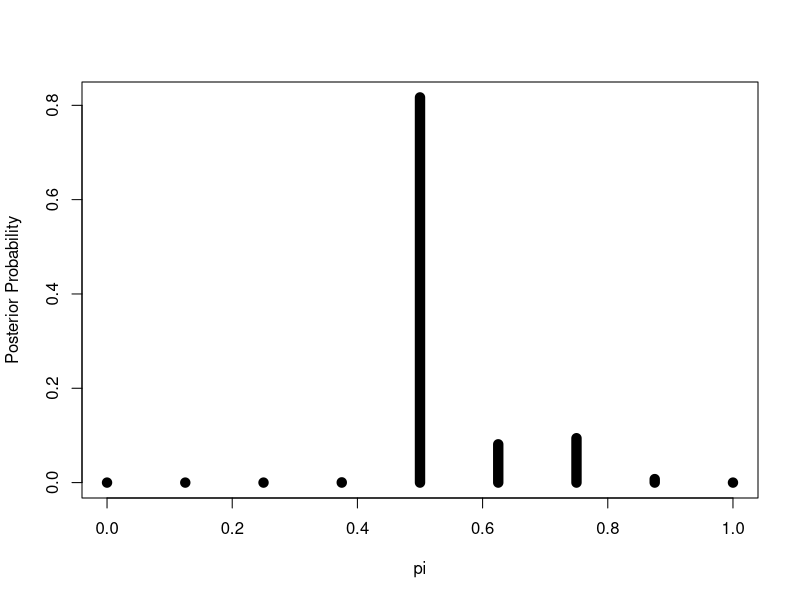
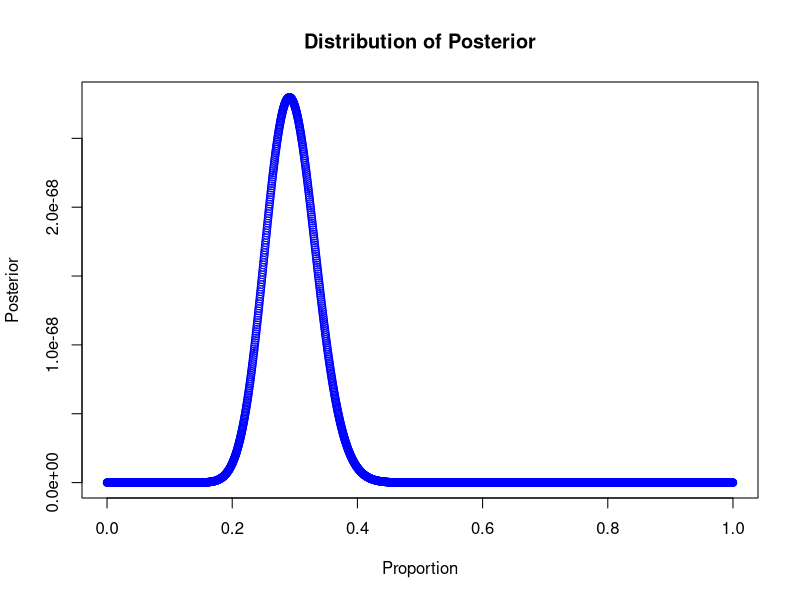
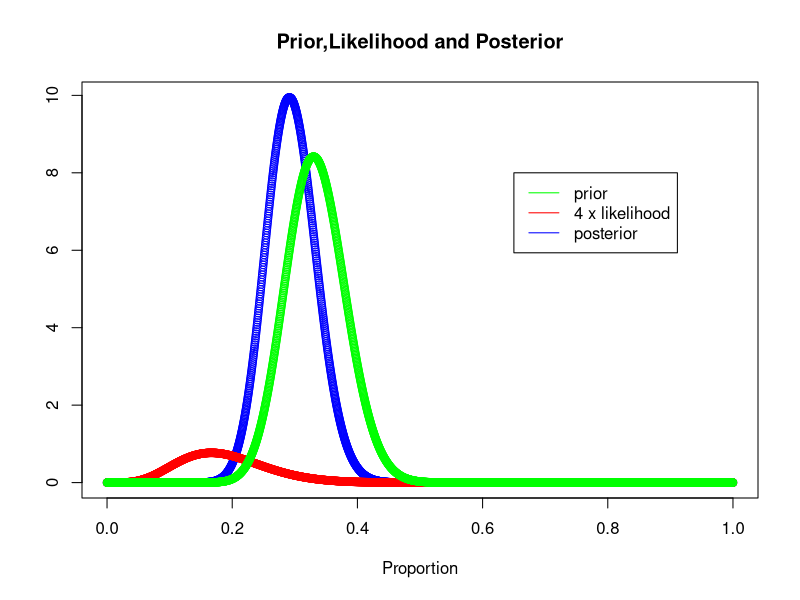

These figures' R source, in order:
## ---- chunk 1
knitr::opts_chunk$set(echo = TRUE)
library(stats)
## ---- chunk 2
#Number of experiment
n=1:10000

# Generation of samples:We consider '1' as head and '0' as tail
samples=matrix(nrow=10000,ncol=30)
samples[n,]=sapply(n,function(n) rbinom(n=30, size=1, prob=0.5))

#Calculation of maximum run per each experiment
longest.run=vector(length=10000)
longest.run[n]=sapply(n,function(n) max(rle(samples[n,])$lengths))

avg.longest.run=mean(longest.run)
cat("Average value of longest run is:",avg.longest.run)                    
## ---- chunk 3
number.run.greater.seven=10000-length(which(longest.run<7))
prob.run.greater.seven=number.run.greater.seven/10000
cat("Probability of a run with length more than 7 is :",prob.run.greater.seven)

## ---- chunk 4
pi=seq(0,1,0.125)
prior=c(.001,.002,.008,.014,.95,.014,.008,.002,.001)
L=pi^15*(1-pi)^5
unnormPost=L*prior
post=unnormPost/sum(unnormPost)
plot(pi,post,type='h',lwd=10,ylab='Posterior Probability')
print(round(post,3))
## ---- chunk 5
theta=seq(0,1,.0004)
Posterior=beta(38,91)*theta^37*(1-theta)^90
plot(theta,Posterior,xlab="Proportion",main="Distribution of Posterior",col="blue")
## ---- chunk 6
# x as proportion or theta
x=seq(0,1,.0004) 
prior=dbeta(x,33,66)
likelihood=choose(30,5)*x^5*(1-x)^25
posterior=dbeta(x,38,91)
plot(x,posterior,col="blue",ylab=NA,xlab="Proportion",main="Prior,Likelihood and Posterior")
points(x,4*likelihood,col="red")
points(x,prior,col="green")
legend(.65,8,legend=c("prior","4 x likelihood","posterior"),col=c("green","red","blue"),lty=c(1,1,1),ncol=1)
## ---- chunk 7
prob.null.hypothesis=pbeta(.2,38,91)
cat("Probablity of Null hypotheis is:",round(prob.null.hypothesis,3))
## ---- chunk 8
alpha=38
beta=91
cred=qbeta(c(0.025,0.975),alpha,beta)
cat("95% credible interval would be:",round(cred,2))
## ---- chunk 9
mean=alpha/(alpha+beta)
median=qbeta(0.5,alpha,beta)
mode=(alpha-1)/(alpha+beta-2)
cat("Mean   of posterior is:",round(mean,4),"\n")
cat("Median of posterior is:",round(median,4),"\n")
cat("Mode   of posterior is:",round(mode,4),"\n")
